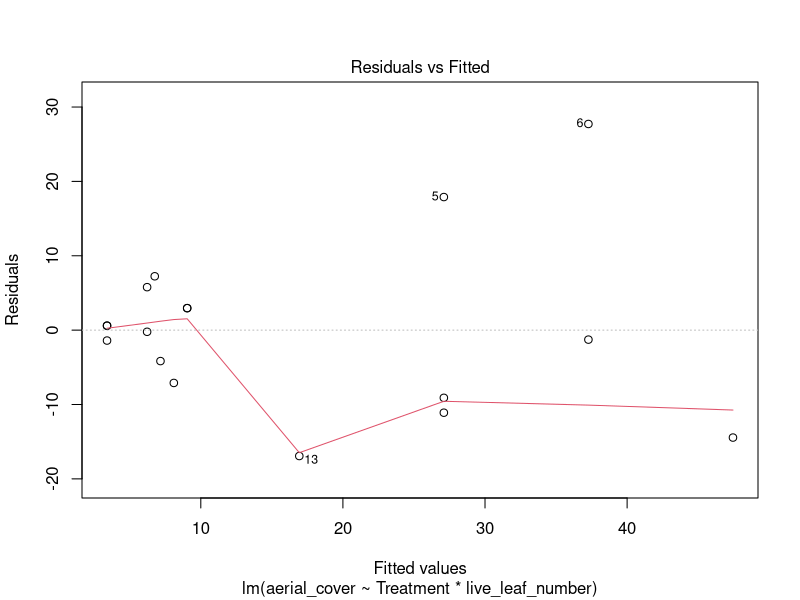
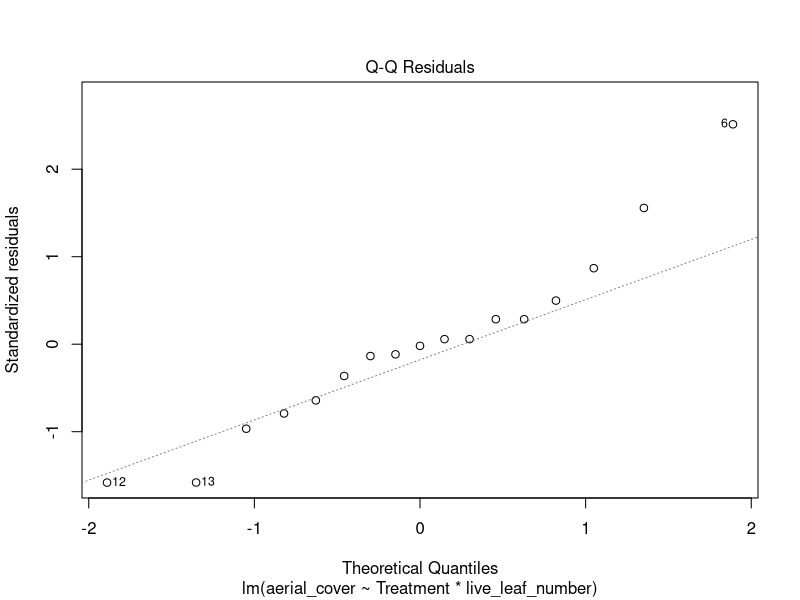
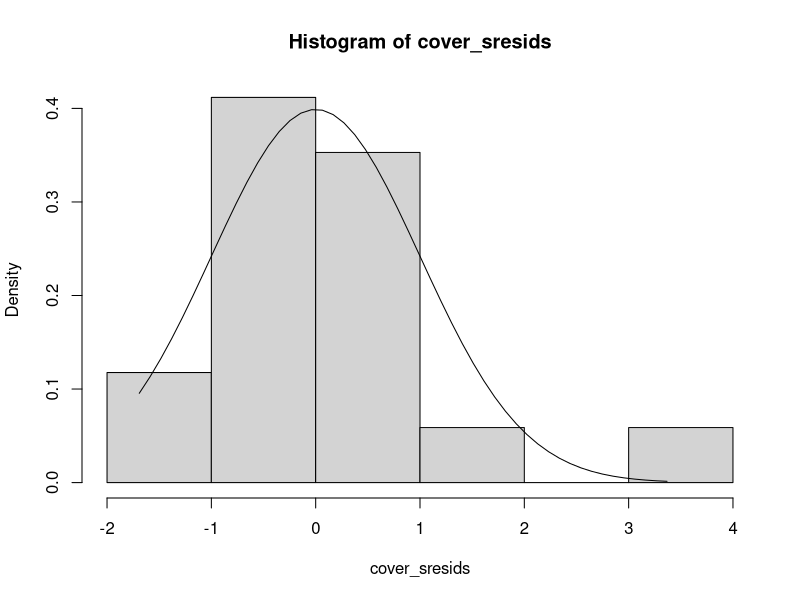
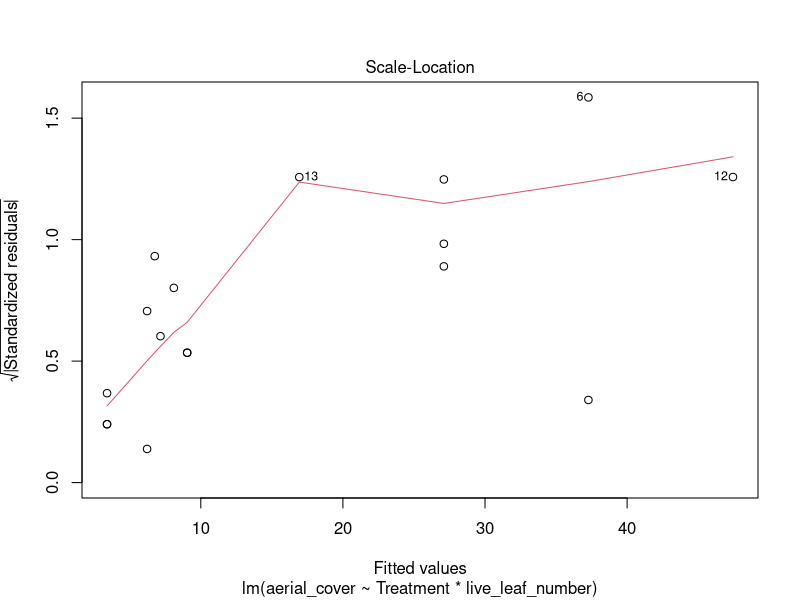
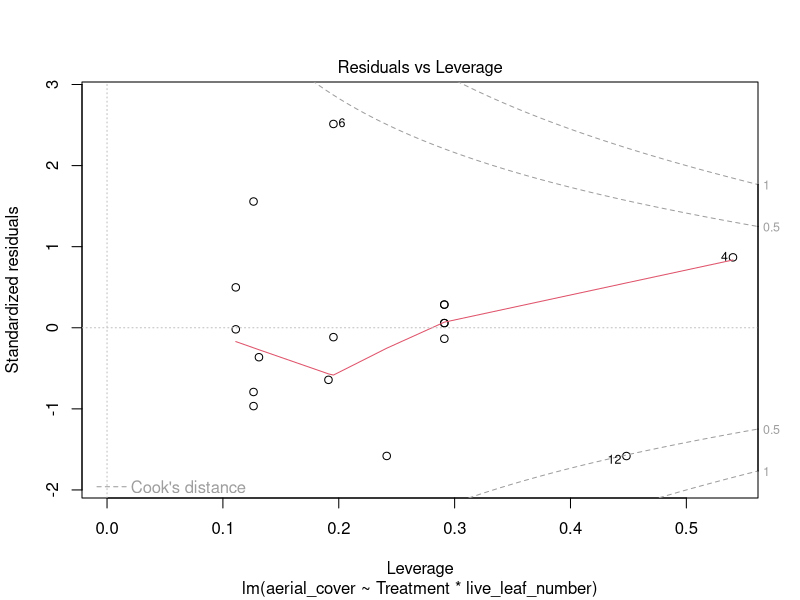

Generate these figures, in order, with R: (Note: this script raises an error after producing the figures.)
# Linear regression of Lehmann lovegrass cover by treatment and agave size
# Jeffrey C. Oliver
# jcoliver@email.arizona.edu
# 2020-07-20

rm(list = ls())

################################################################################
# Use linear regression to predict percent cover of Lehmann lovegrass from 
# treatment, number of agave leaves, and interaction. Only considering control 
# and hand-pulling treatments

# Roughly corresponds to 2.1.b in report but results here accommodate 
# heteroscedasticity

library(car)         # Levene test of homogeneity of variance
library(MASS)        # studentized residuals
library(lmtest)      # accommodate heteroscedasticity in standard error estimate
library(sandwich)    # White's estimator for standard errors
library(dplyr)       # data wrangling
library(broom)       # tidy up output from statistical output
library(stringr)     # clean up statistical output

# Cover ~ Treatment + Leaves + Treatment x Leaves
# Continuous ~ Categorical + Continuous

cover_data <- read.csv(file = "data/agave-size-data.csv", 
                       stringsAsFactors = FALSE)

# Restrict data to only control and hand-pulling
cover_data <- cover_data %>%
  filter(Treatment %in% c("C", "H"))

cover_model <- lm(formula = aerial_cover ~ Treatment * live_leaf_number,
                  data = cover_data)

# Check assumptions of linear regression
# Look at fitted vs. residuals
plot(cover_model, which = 1)
# Flagged 5, 6, 13 as having "large" residuals

# Q-Q plot for normality of residuals
plot(cover_model, which = 2)
# Flagged 6, 12, 13 as deviations from expectations. Plot the distribution 
# of residuals
cover_sresids <- MASS::studres(cover_model)
hist(cover_sresids, freq = FALSE)
xfit <- seq(min(cover_sresids), max(cover_sresids), length = 50)
yfit <- dnorm(xfit)
lines(xfit, yfit)
# Meh. Small sample size, but not terrible.

# Heteroscedasticity
plot(cover_model, which = 3)
# 6, 12, 13 a bit high, and line may have positive slope. Do test
car::ncvTest(model = cover_model)
# Non-constant Variance Score Test 
# Variance formula: ~ fitted.values 
# Chisquare = 7.946772, Df = 1, p = 0.0048173
# Looks heteroscedastic. Quite.

# Influential outliers
plot(cover_model, which = 5)
# Some observations close to 0.5 Cook's distance. Do an outlier test
outlierTest(model = cover_model)
# No Studentized residuals with Bonferroni p < 0.05
# Largest |rstudent|:
#   rstudent unadjusted p-value Bonferroni p
# 6 3.367927          0.0055916     0.095057
# Looks fine.

# Homoscedasticity violated, so need better standard error estimates
# use a heteroscedasticity constant model of variance with White's estimator
cover_vcovHC <- lmtest::coeftest(x = cover_model,
                                 vcov = sandwich::vcovHC(x = cover_model,
                                                         type = "HC0"))

# Tidy the output so we can write to file
cover_out <- broom::tidy(cover_vcovHC)

# Remove the word "Treatment"
cover_out <- cover_out %>%
  mutate(term = stringr::str_replace(string = term,
                                     pattern = "Treatment",
                                     replacement = ""))

# Change "statistic" column to z.value and "term" to coefficient
cover_out <- cover_out %>%
  rename(z.value = statistic,
         coefficient = term)

# Write output to file
write.csv(x = cover_out, 
          file = "output/lovegrass-cover-size-analysis-out.csv",
          row.names = FALSE)
